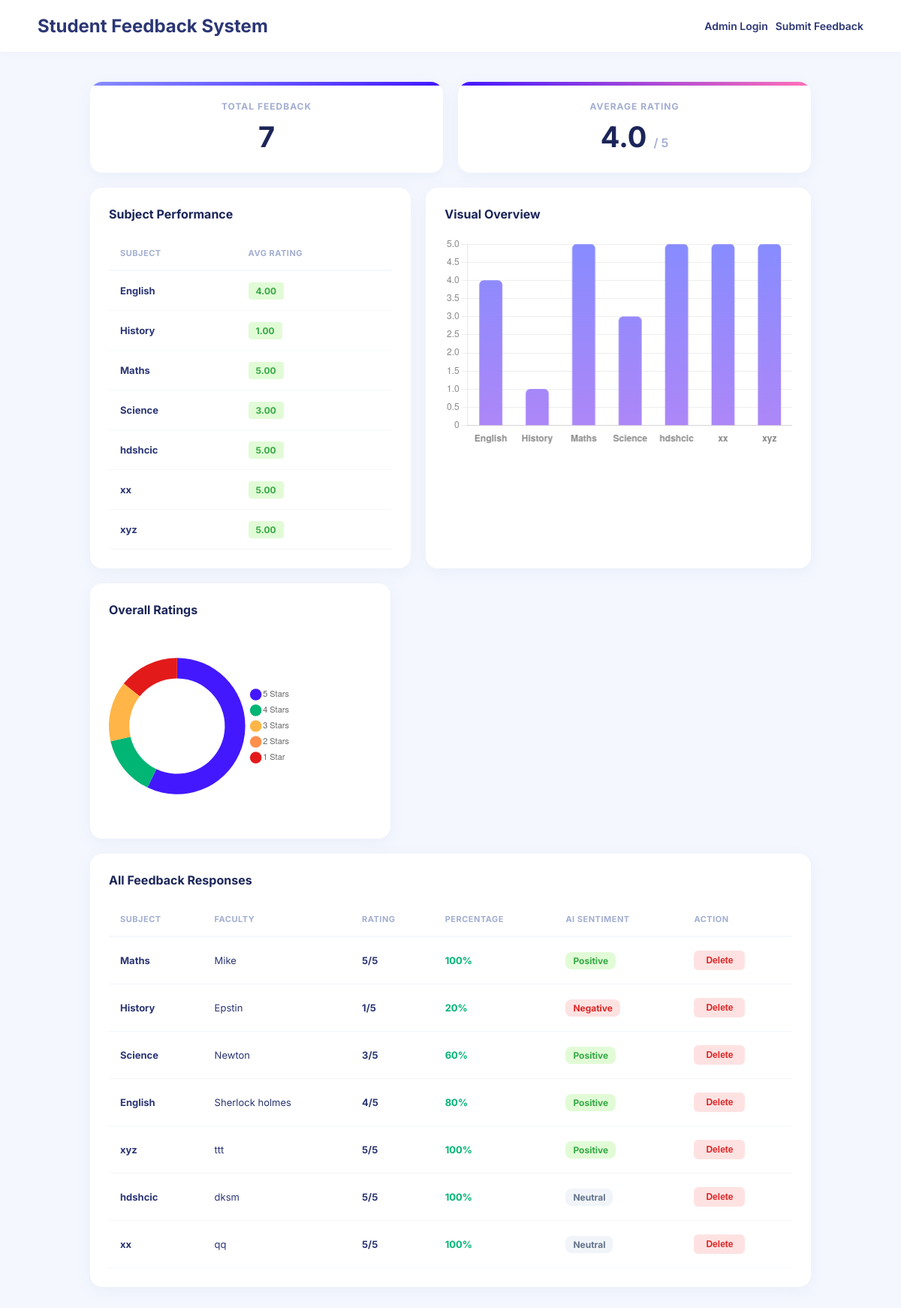
The app's page /dashboard (signed in) with its own data.
### tables this page shows
CREATE TABLE feedback (
            id INTEGER PRIMARY KEY AUTOINCREMENT,
            subject TEXT NOT NULL,
            faculty_name TEXT NOT NULL,
            rating INTEGER NOT NULL,
            comments TEXT,
            sentiment TEXT  -- NEW COLUMN FOR AI ANALYSIS
        );

### app.py (the view)
@app.route('/dashboard')
def dashboard():
    if session.get('role') != 'admin':
        return redirect(url_for('login'))
    conn = get_db_connection()
    total_feedback = conn.execute('SELECT COUNT(*) FROM feedback').fetchone()[0]
    avg_query = conn.execute('SELECT AVG(rating) FROM feedback').fetchone()[0]
    average_rating = round(avg_query, 1) if avg_query else 0.0
    feedbacks = conn.execute('SELECT * FROM feedback').fetchall()
    rating_counts = {5: 0, 4: 0, 3: 0, 2: 0, 1: 0}
    counts_query = conn.execute('SELECT rating, COUNT(*) as count FROM feedback GROUP BY rating').fetchall()
    for row in counts_query:
        rating_counts[row['rating']] = row['count']
    doughnut_data = [rating_counts[5], rating_counts[4], rating_counts[3], rating_counts[2], rating_counts[1]]
    subject_stats = []
    subject_labels = []
    subject_averages = []
    sub_query = conn.execute('SELECT subject, AVG(rating) as avg_rating FROM feedback GROUP BY subject').fetchall()
    for row in sub_query:
        avg_r = round(row['avg_rating'], 2)
        subject_stats.append({'subject': row['subject'], 'avg': avg_r})
        subject_labels.append(row['subject'])
        subject_averages.append(avg_r)
    conn.close()
    return render_template('dashboard.html',
                           total_feedback=total_feedback,
                           average_rating=average_rating,
                           feedbacks=feedbacks,
                           doughnut_data=doughnut_data,
                           subject_stats=subject_stats,
                           subject_labels=subject_labels,
                           subject_averages=subject_averages)

### app.py (called while the page is built)
def get_db_connection():
    conn = sqlite3.connect('database.db')
    conn.row_factory = sqlite3.Row
    return conn

### templates/dashboard.html (shortened to what this page needs)
<!DOCTYPE html>
<html>
<head>
    <link rel="stylesheet" href="{{ url_for('static', filename='style.css') }}">
</head>
<body class="dashboard-body">
    <div class="top-nav">
        <h2>Student Feedback System</h2>
        <div style="display: flex; gap: 10px;">
            <a href="{{ url_for('login') }}" class="logout-btn">Admin Login</a>
            <a href="{{url_for('feedback')}}" class="logout-btn">Submit Feedback</a>
        </div>
    </div>
    <div class="dashboard-wrapper">
        <div class="metrics-grid">
            <div class="metric-card top-gradient-purple">
                <p class="metric-title">TOTAL FEEDBACK</p>
                <h3 class="metric-value">{{ total_feedback }}</h3>
            </div>
            <div class="metric-card top-gradient-pink">
                <p class="metric-title">AVERAGE RATING</p>
                <h3 class="metric-value">{{ average_rating }} <span class="out-of">/ 5</span></h3>
            </div>
        </div>
        <div class="middle-grid">
            <div class="table-card">
                <p class="card-heading">Subject Performance</p>
                <table class="modern-table">
                    <thead>
                        <tr>
                            <th>SUBJECT</th>
                            <th>AVG RATING</th>
                        </tr>
                    </thead>
                    <tbody>
                        {% for stat in subject_stats %}
                        <tr>
                            <td><strong>{{ stat['subject'] }}</strong></td>
                            <td><span class="badge-green">{{ "%.2f"|format(stat['avg']) }}</span></td>
                        </tr>
                        {% endfor %}
                    </tbody>
                </table>
            </div>
            <div class="chart-card">
                <p class="card-heading">Visual Overview</p>
                <div class="canvas-container">
                    <canvas id="subjectBarChart"></canvas>
                </div>
            </div>
        </div>
        <div class="doughnut-container">
            <div class="chart-card">
                <p class="card-heading">Overall Ratings</p>
                <div class="canvas-container" style="height: 250px; width: 250px;">
                    <canvas id="overallDoughnutChart"></canvas>
                </div>
            </div>
        </div>
        <div class="table-card">
            <p class="card-heading">All Feedback Responses</p>
            <table class="modern-table">
                <thead>
                    <tr>
                        <th>SUBJECT</th>
                        <th>FACULTY</th>
                        <th>RATING</th>
                        <th>PERCENTAGE</th>
                        <th>AI SENTIMENT</th>
                        <th>ACTION</th>
                    </tr>
                </thead>
                <tbody>
                    {% for row in feedbacks %}
                    <tr>
                        <td><strong>{{ row['subject'] }}</strong></td>
                        <td>{{ row['faculty_name'] }}</td>
                        <td><strong>{{ row['rating'] }}/5</strong></td>
                        <td><span class="text-green">{{ (row['rating'] / 5 * 100)|int }}%</span></td>
                        <td>
                            <span style="font-weight: 700; padding: 4px 10px; border-radius: 8px; font-size: 12px;
                                {% if row['sentiment'] == 'Positive' %} background: #e2fbd7; color: #34aa44;
                                {% elif row['sentiment'] == 'Negative' %} background: #fee2e2; color: #dc2626;
                                {% else %} background: #f1f5f9; color: #64748b; {% endif %}">
                                {{ row['sentiment'] }}
                            </span>
                        </td>
                        <td><button class="btn-delete">Delete</button></td>
                    </tr>
                    {% endfor %}
                </tbody>
            </table>
        </div>
    </div>
    <script>
        const subLabels = JSON.parse('{{ subject_labels | tojson }}');
        const subData = JSON.parse('{{ subject_averages | tojson }}');
        const ctxBar = document.getElementById('subjectBarChart').getContext('2d');
        const gradientBar = ctxBar.createLinearGradient(0, 0, 0, 400);
        gradientBar.addColorStop(0, '#868cff');
        gradientBar.addColorStop(1, '#c484f3');
        new Chart(ctxBar, {
            type: 'bar',
            data: {
                labels: subLabels,
                datasets: [{
                    data: subData,
                    backgroundColor: gradientBar,
                    borderRadius: 6,
                    barThickness: 30
                }]
            },
            options: {
                responsive: true, maintainAspectRatio: false,
                plugins: { legend: { display: false } },
                scales: {
                    y: { beginAtZero: true, max: 5, ticks: { stepSize: 0.5, color: '#888' }, grid: { borderDash: [5, 5], color: '#eee' } },
                    x: { ticks: { color: '#888', font: { weight: '600' } }, grid: { display: false } }
                }
            }
        });
        const doughnutData = JSON.parse('{{ doughnut_data | tojson }}');
        const ctxDoughnut = document.getElementById('overallDoughnutChart').getContext('2d');
        new Chart(ctxDoughnut, {
            type: 'doughnut',
            data: {
                labels: ['5 Stars', '4 Stars', '3 Stars', '2 Stars', '1 Star'],
                datasets: [{
                    data: doughnutData,
                    backgroundColor: ['#4318ff', '#01b574', '#ffb547', '#ff8f4c', '#e31a1a'],
                    borderWidth: 0,
                    cutout: '70%'
                }]
            },
            options: {
                responsive: true, maintainAspectRatio: false,
                plugins: {
                    legend: { position: 'right', labels: { usePointStyle: true, boxWidth: 8, font: { size: 11 } } }
                }
            }
        });
    </script>
</body>
</html>

### static/style.css (style rules this page uses)
* { box-sizing: border-box; margin: 0; padding: 0; }
body { font-family: 'Inter', sans-serif; background-color: #f4f7fe; color: #2b3674; }
.top-nav { display: flex; justify-content: space-between; align-items: center; padding: 20px 50px; background: #fff; box-shadow: 0 2px 10px rgba(0,0,0,0.03); }
.logout-btn { text-decoration: none; color: #2b3674; font-weight: 600; font-size: 14px; }
.dashboard-wrapper { max-width: 1000px; margin: 40px auto; padding: 0 20px; }
.metrics-grid { display: grid; grid-template-columns: 1fr 1fr; gap: 20px; margin-bottom: 20px; }
.middle-grid { display: grid; grid-template-columns: 1fr 1.2fr; gap: 20px; margin-bottom: 20px; }
.doughnut-container { width: 400px; margin-bottom: 20px; }
.metric-card, .chart-card, .table-card { background: #fff; padding: 25px; border-radius: 16px; box-shadow: 0px 5px 20px rgba(112, 144, 176, 0.08); overflow: hidden; position: relative; }
.top-gradient-purple::before { content: ''; position: absolute; top: 0; left: 0; width: 100%; height: 5px; background: linear-gradient(90deg, #868cff, #4318ff); }
.top-gradient-pink::before { content: ''; position: absolute; top: 0; left: 0; width: 100%; height: 5px; background: linear-gradient(90deg, #4318ff, #ff71b6); }
.metric-title { font-size: 12px; font-weight: 700; color: #a3aed1; letter-spacing: 1px; text-transform: uppercase; text-align: center; }
.metric-value { font-size: 38px; font-weight: 700; color: #1b2559; margin-top: 10px; text-align: center; }
.out-of { font-size: 16px; color: #a3aed1; font-weight: 600; }
.card-heading { font-size: 16px; font-weight: 700; color: #1b2559; margin-bottom: 20px; }
.canvas-container { height: 280px; width: 100%; position: relative; display: flex; justify-content: center; }
.modern-table { width: 100%; border-collapse: collapse; }
.modern-table th { text-align: left; padding: 15px; border-bottom: 2px solid #f4f7fe; color: #a3aed1; font-size: 11px; text-transform: uppercase; letter-spacing: 0.5px; }
.modern-table td { padding: 18px 15px; border-bottom: 1px solid #f4f7fe; color: #2b3674; font-size: 13px; }
.badge-green { background-color: #e2fbd7; color: #34aa44; padding: 4px 10px; border-radius: 4px; font-weight: 700; font-size: 12px; }
.text-green { color: #01b574; font-weight: 700; }
.btn-delete { background-color: #fee2e2; color: #dc2626; border: none; padding: 6px 16px; border-radius: 6px; font-weight: 600; font-size: 12px; cursor: pointer; transition: 0.2s; }

### records on screen
feedback: subject "English", avg "4.00", faculty_name "Sherlock holmes", rating "4", (row['rating']/5*100)|int "80", sentiment "Positive"
feedback: subject "History", avg "1.00", faculty_name "Epstin", rating "1", (row['rating']/5*100)|int "20", sentiment "Negative"
feedback: subject "Maths", avg "5.00", faculty_name "Mike", rating "5", (row['rating']/5*100)|int "100", sentiment "Positive"
feedback: subject "Science", avg "3.00", faculty_name "Newton", rating "3", (row['rating']/5*100)|int "60", sentiment "Positive"
feedback: subject "hdshcic", avg "5.00", faculty_name "dksm", rating "5", (row['rating']/5*100)|int "100", sentiment "Neutral"
feedback: subject "xyz", avg "5.00", faculty_name "ttt", rating "5", (row['rating']/5*100)|int "100", sentiment "Positive"
feedback: subject "xx", faculty_name "qq", rating "5", (row['rating']/5*100)|int "100", sentiment "Neutral"

### other values on screen
{{ total_feedback }} "7"
{{ average_rating }} "4.0"
{{ stat['subject'] }} "xx"
{{ "%.2f"|format(stat['avg']) }} "5.00"
chart data {{ subject_labels | tojson }} ["English", "History", "Maths", "Science", "hdshcic", "xx", "xyz"]
chart data {{ subject_averages | tojson }} [4.0, 1.0, 5.0, 3.0, 5.0, 5.0, 5.0]
chart data {{ doughnut_data | tojson }} [4, 1, 1, 0, 1]
